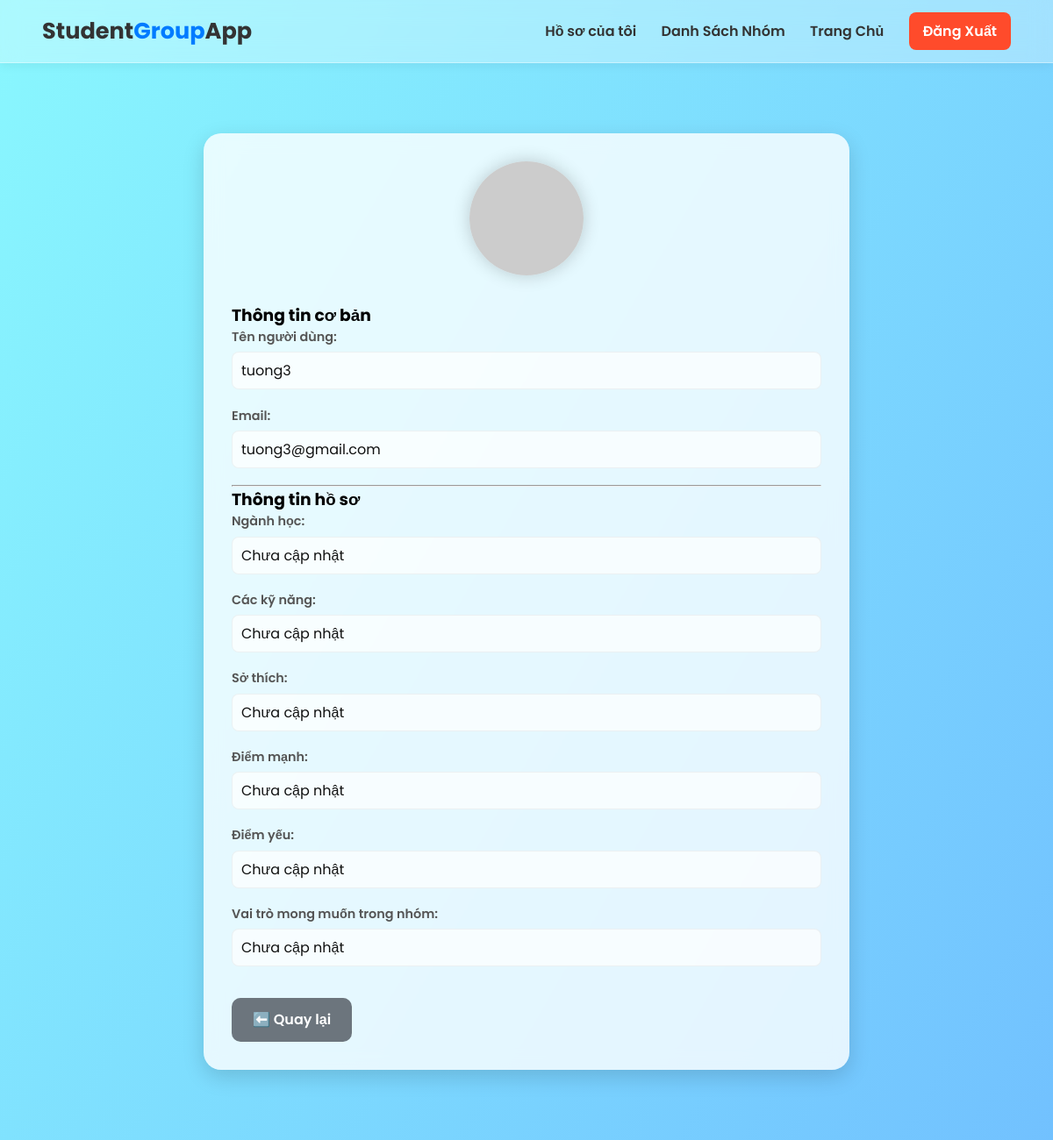
The app's page /index.php?page=profile (signed in) with its own data.
### tables this page shows
CREATE TABLE `users` (
  `user_id` int(11) NOT NULL,
  `username` varchar(100) NOT NULL,
  `email` varchar(255) NOT NULL,
  `password_hash` varchar(255) NOT NULL,
  `profile_major` varchar(255) DEFAULT NULL,
  `profile_skills` text DEFAULT NULL,
  `profile_interests` text DEFAULT NULL,
  `profile_strengths` text DEFAULT NULL,
  `profile_weaknesses` text DEFAULT NULL,
  `profile_role_preference` varchar(255) DEFAULT NULL COMMENT 'Vai trò mong muốn',
  `created_at` timestamp NOT NULL DEFAULT current_timestamp()
);

### app/controllers/UserController.php (called while the page is built, shortened)
<?php
require_once 'app/models/User.php';
class UserController {
    private $userModel;
    public function __construct($db) {
        $this->db = $db;
        $this->userModel = new User($this->db);
    }
    public function viewProfile() {
        $user_id_to_view = $_SESSION['user_id'];
        $user_profile = $this->userModel->findById($user_id_to_view);
        require 'app/views/view_profile.php';
    }
}
?>

### app/models/User.php (called while the page is built, shortened)
<?php
class User {
    private $db;
    public function __construct($db) {
        $this->db = $db;
    }
    public function findById($user_id) {
        $stmt = $this->db->prepare("SELECT * FROM users WHERE user_id = ?");
        $stmt->execute([$user_id]);
        return $stmt->fetch(PDO::FETCH_ASSOC);
    }
}
?>

### app/views/view_profile.php (the view, shortened to what this page needs)
<!DOCTYPE html>
<html lang="vi">
<head>
  <link rel="stylesheet" href="public/css/profile.css">
  <link rel="stylesheet" href="public/css/view_profile.css">
</head>
<body>
  <div class="background"></div>
  <header class="dashboard-header">
    <div class="logo">Student<span>Group</span>App</div>
    <nav>
      <a href="index.php?page=edit_profile">Hồ sơ của tôi</a>
      <a href="index.php?page=groups">Danh Sách Nhóm</a>
      <a href="index.php?page=dashboard">Trang Chủ</a>
      <a href="index.php?action=logout" class="btn-logout">Đăng Xuất</a>
    </nav>
  </header>
  <main class="profile-container">
    <div class="profile-card fadeIn">
      <div class="avatar-section">
        <img id="avatarPreview"
             src="<?= htmlspecialchars($_SESSION['user_avatar'] ?? $user_profile['avatar_url'] ?? 'https://i.pravatar.cc/200?u=' . $user_profile['email']); ?>"
             alt="Avatar"
             class="avatar">
        </div>
      <div class="view-info-container fadeInDelay">
        <h3>Thông tin cơ bản</h3>
        <div class="info-group">
          <label>Tên người dùng:</label>
          <p><?php echo htmlspecialchars($user_profile['username']); ?></p>
        </div>
        <div class="info-group">
          <label>Email:</label>
          <p><?php echo htmlspecialchars($user_profile['email']); ?></p>
        </div>
        <hr>
        <h3>Thông tin hồ sơ</h3>
        <div class="info-group">
          <label>Ngành học:</label>
          <p><?php echo htmlspecialchars($user_profile['profile_major'] ?? 'Chưa cập nhật'); ?></p>
        </div>
        <div class="info-group">
          <label>Các kỹ năng:</label>
          <p><?php echo nl2br(htmlspecialchars($user_profile['profile_skills'] ?? 'Chưa cập nhật')); ?></p>
        </div>
        <div class="info-group">
          <label>Sở thích:</label>
          <p><?php echo nl2br(htmlspecialchars($user_profile['profile_interests'] ?? 'Chưa cập nhật')); ?></p>
        </div>
        <div class="info-group">
          <label>Điểm mạnh:</label>
          <p><?php echo nl2br(htmlspecialchars($user_profile['profile_strengths'] ?? 'Chưa cập nhật')); ?></p>
        </div>
        <div class="info-group">
          <label>Điểm yếu:</label>
          <p><?php echo nl2br(htmlspecialchars($user_profile['profile_weaknesses'] ?? 'Chưa cập nhật')); ?></p>
        </div>
        <div class="info-group">
          <label>Vai trò mong muốn trong nhóm:</label>
          <p><?php echo htmlspecialchars($user_profile['profile_role_preference'] ?? 'Chưa cập nhật'); ?></p>
        </div>
        <a href="javascript:history.back()" class="btn-secondary">⬅️ Quay lại</a>
      </div>
    </div>
  </main>
  </body>
</html>

### public/css/profile.css (style rules this page uses)
* { margin: 0; padding: 0; box-sizing: border-box; font-family: 'Poppins', sans-serif; }
.background { position: fixed; inset: 0; background: linear-gradient(120deg, #89f7fe, #66a6ff, #fbc2eb); background-size: 300% 300%; animation: gradientMove 10s ease infinite; z-index: -1; }
.dashboard-header { display: flex; justify-content: space-between; align-items: center; padding: 1rem 3rem; backdrop-filter: blur(12px); background: rgba(255, 255, 255, 0.3); border-bottom: 1px solid rgba(255,255,255,0.4); position: sticky; top: 0; z-index: 10; box-shadow: 0 4px 10px rgba(0,0,0,0.05); }
.logo { font-size: 1.6rem; font-weight: 700; color: #333; }
.logo span { color: #007bff; }
nav a { margin-left: 1.5rem; text-decoration: none; color: #333; font-weight: 600; transition: 0.3s; }
.btn-logout { background: #ff4b2b; color: white !important; padding: 0.6rem 1rem; border-radius: 8px; transition: 0.3s; }
.profile-container { max-width: 800px; margin: 3rem auto; padding: 2rem; }
.profile-card { background: rgba(255,255,255,0.8); backdrop-filter: blur(10px); border-radius: 20px; padding: 2rem; box-shadow: 0 8px 25px rgba(0,0,0,0.15); transition: transform 0.3s ease, box-shadow 0.3s ease; }
.avatar-section { text-align: center; margin-bottom: 1.5rem; }
.avatar { width: 130px; height: 130px; border-radius: 50%; object-fit: cover; box-shadow: 0 0 20px rgba(0,0,0,0.2); transition: 0.3s; }
label { display: block; font-weight: 600; margin-bottom: 0.4rem; color: #333; }

### public/css/view_profile.css (style rules this page uses)
.info-group { margin-bottom: 1.2rem; }
.info-group label { font-weight: 600; color: #555; font-size: 0.9rem; }
.info-group p { font-size: 1rem; color: #111; padding: 8px 10px; background: rgba(255, 255, 255, 0.7); border-radius: 8px; border: 1px solid rgba(0, 0, 0, 0.05); min-height: 40px; word-wrap: break-word; }
.btn-secondary { display: inline-block; background: #6c757d; color: white; padding: 0.8rem 1.5rem; border-radius: 10px; font-weight: 600; transition: all 0.3s ease; border: none; text-decoration: none; margin-top: 1rem; }

### records on screen
users: username "tuong3", email "tuong3@gmail.com", profile_major "Chưa cập nhật", profile_skills "Chưa cập nhật", profile_interests "Chưa cập nhật", profile_strengths "Chưa cập nhật", profile_weaknesses "Chưa cập nhật", profile_role_preference "Chưa cập nhật"
